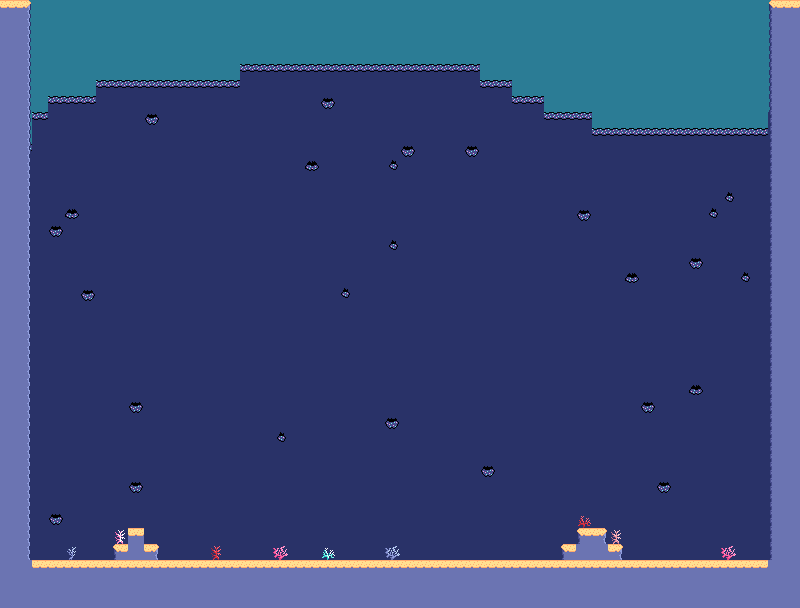

A level layout from a 2D game, rendered from its tile map. Below: a short description, then the map file with tile-grid data replaced by summaries:
An orthogonal 50x38 tile map with 16x16 px tiles, 3 tile layers (Tile Layer 2, Tile Layer 3, Tile Layer 1), 3 tilesets.

<map version="1.10" tiledversion="1.11.0" orientation="orthogonal" renderorder="right-down" width="50" height="38" tilewidth="16" tileheight="16" infinite="0" nextlayerid="4" nextobjectid="1">
 <tileset firstgid="1" name="Sand" tilewidth="16" tileheight="16" tilecount="143" columns="11">
  <image source="Sand.png" width="176" height="208" />
 </tileset>
 <tileset firstgid="144" name="Corals" tilewidth="16" tileheight="16" tilecount="28" columns="4">
  <image source="Corals.png" width="64" height="112" />
 </tileset>
 <tileset firstgid="172" name="Abyss" tilewidth="16" tileheight="16" tilecount="143" columns="11">
  <image source="Abyss.png" width="176" height="208" />
 </tileset>
 <layer id="2" name="Tile Layer 2" width="50" height="38">
  <data>[1900 cells, 1900 non-empty, 1 distinct tile ids]</data>
 </layer>
 <layer id="3" name="Tile Layer 3" width="50" height="38">
  <data>[1900 cells, 1566 non-empty, 7 distinct tile ids]</data>
 </layer>
 <layer id="1" name="Tile Layer 1" width="50" height="38">
  <data>[1900 cells, 309 non-empty, 14 distinct tile ids]</data>
 </layer>
</map>
